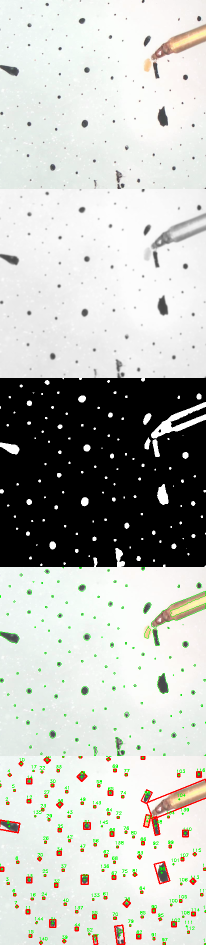
#> input picture TS-20220801155100769_process_595.png, 412 x 1890 px (shown at 1/2 size)
$ python -i vidProcessing.py   (imports and definitions only)
#> lines starting #> are read from the running program, lines starting #| are printed output that depends on the picture
# Code by Elisabeth Holm
# Calculates the changing areas of chromatophores from raw video data
# using computer vision (openCV)
# Program 1/3 in pipeline
# Python 3.10.4
# April 2022 - Present

# so I don't have to type it out every time:
# cd Downloads/Coding/Chromatophore_Research/dataProcessing
# python3 vidProcessing.py

# import the necessary packages
import imutils  # imutils 0.5.4
import cv2  # opencv-python 4.6.0.66
import numpy as np  # numpy 1.22.4
from scipy.spatial import distance as dist  # scipy 1.8.1
from collections import OrderedDict
import matplotlib.pyplot as plt  # matplotlib 3.5.2
from openpyxl.workbook import Workbook  # openpyxl 3.1.1
import math
from argparse import ArgumentDefaultsHelpFormatter, ArgumentParser # argparse 1.4.0
from gooey import Gooey, GooeyParser  # Gooey 1.0.8.1
import os


# these values will be adjusted in setGlobalNums() based on cmd arguments
DISPLAY_SCALE = 0.5
(ORIGINAL_WIDTH, ORIGINAL_HEIGHT) = (1920, 1080)
CHROM_PIXEL_DIAMETER = 0
PIXELS_PER_MM = 0
MAX_DISAPPEARED = 30

nextObjectID = 0
disappeared = OrderedDict()  # objectID : num of frames it has disappeared for
matchedCentroids = OrderedDict()  # objectID : centroid
chromAreas = OrderedDict()  # objectID : area time series (frame : area)
initialCentroids = OrderedDict()  # object ID : centroid when it was first detected

# [8 lines of commented-out code are left out]
curVidPath = "New_Vids/Sept_2022_Tests/TS-20220801155100769.mp4"

vidName_ext = ""  # video file name (with extension)
vidName_no_ext = ""  # video file name without extension

args = []

# [140 lines left out: functions parse_args, setGlobalNums, getROI, not called in this run]


# masks the current frame from the video to identify only the chromatophores
# returns the masked frame
def maskChromatophores(curFrame):
	# blue, green, red = cv2.split(curFrame)  # could use for doing things based on color

	# convert frame to grayscale
	gray_frame = cv2.cvtColor(curFrame, cv2.COLOR_BGR2GRAY)
	# apply Gaussian blur to reduce noise
	if args["jellyfish"] == "off":
		gray_frame = cv2.GaussianBlur(gray_frame, (7, 7), 0)

		# [5 lines of commented-out code are left out]
		threshold = cv2.adaptiveThreshold(gray_frame, 255, cv2.ADAPTIVE_THRESH_GAUSSIAN_C, cv2.THRESH_BINARY_INV, CHROM_PIXEL_DIAMETER, 10)  # currently using
		# 2nd to last param should be roughly the num of pixels of the diameter of an avg chromatophore in the frame

		'''
		# convert to LAB color space
		rgb_img = cv2.cvtColor(gray_frame, cv2.COLOR_GRAY2RGB)  # gray to RGB
		bgr_img = cv2.cvtColor(rgb_img, cv2.COLOR_RGB2BGR) # RGB to GBR
		lab = cv2.cvtColor(bgr_img, cv2.COLOR_BGR2LAB)  # BGR to lab
		# get luminance channel
		l_component = lab[:, :, 0]
		# setting threshold level at 110, 125 also p good
		ret, threshold = cv2.threshold(l_component, 215, 255, cv2.THRESH_BINARY_INV)
		'''
	else: 	# jellyfish settings
		gray_frame = cv2.GaussianBlur(gray_frame, (7, 7), 0)
		threshold = cv2.adaptiveThreshold(gray_frame, 255, cv2.ADAPTIVE_THRESH_GAUSSIAN_C, cv2.THRESH_BINARY, CHROM_PIXEL_DIAMETER, 2)
		 # opt 1: last param 10
		 # opt 2: last param 2

	return gray_frame, threshold  # return gray/blurred and masked frame


# defines and draws the contour lines based on the masked frame
# takes in the binary masked image and original image, returns the list of chromatophores
# [13 lines left out: function contour, not called in this run]


# creates rotated bounding rectangles for each contour in contours
# returns a list of bounding rects
def createRotatedBRects(contours):
	return [cv2.minAreaRect(c) for c in contours]


# draws rotated rectangle
# takes in a rotated rectangle and image to draw it on
# returns the image with the rectangle drawn on it
# [50 lines left out: functions drawRotatedRect, sortLR, sortTB, createAreasDict, not called in this run]


# populate the matchedCentroids dictionary with (objectID: centroid)
# in the first frame of the video when there is
# no previous frame to compare to
def createMatchedCentroids(curCentroids):
	for centroid in curCentroids:
		register(centroid)


# put the centroids of each bounding box in a
# list with the center of each bounding box in the
# same index as the original bounding box
# takes in list of bounding boxes and contours
# note: index of bBoxes and contours must correspond
# returns centroids and a dict that maps each centroid to its contour
# [501 lines left out: functions getCentroids, register, deregister, matchCentroids, calcCurAreas, drawIDNums and 10 more, not called in this run]


# had to make these into global variables to account for windows compatibility
ROI_x, ROI_y, ROI_width, ROI_height = 0, 0, ORIGINAL_WIDTH, ORIGINAL_HEIGHT


# save context image to show where the ROI is in the full frame
# [146 lines left out: functions saveRoiContextImg, processData, main, not called in this run]


# Using the special variable
# __name__
# [2 lines not run here, left out]

>>> import cv2
>>> picture = cv2.imread('TS-20220801155100769_process_595.png')
#> picture is the input picture: shape (1890, 412, 3); mean B, G, R 187.2, 192.1, 190.4
>>> result = maskChromatophores(picture)
#> in maskChromatophores, `gray_frame = cv2.cvtColor(curFrame, cv2.COLOR_BGR2GRAY)`:
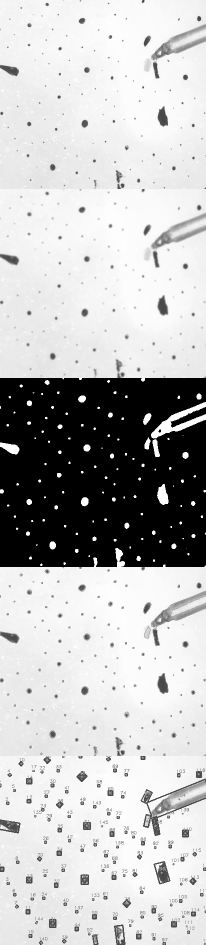
#> gray_frame: shape (1890, 412) (shown at 1/2 size); min 0, max 255, mean 191
#> (the run stopped early here; a loop or call above may not have finished)
